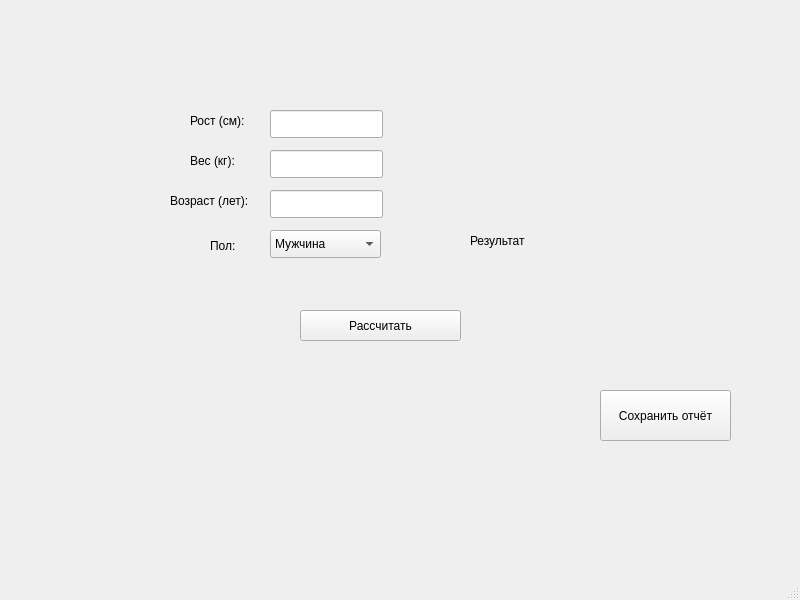
<?xml version="1.0" encoding="UTF-8"?>
<ui version="4.0">
 <class>MainWindow</class>
 <widget class="QMainWindow" name="MainWindow">
  <property name="geometry">
   <rect>
    <x>0</x>
    <y>0</y>
    <width>800</width>
    <height>600</height>
   </rect>
  </property>
  <property name="windowTitle">
   <string>MainWindow</string>
  </property>
  <widget class="QWidget" name="centralwidget">
   <widget class="QLabel" name="heightLabel">
    <property name="geometry">
     <rect>
      <x>190</x>
      <y>100</y>
      <width>81</width>
      <height>41</height>
     </rect>
    </property>
    <property name="text">
     <string>Рост (см):</string>
    </property>
   </widget>
   <widget class="QLabel" name="weightLabel">
    <property name="geometry">
     <rect>
      <x>190</x>
      <y>140</y>
      <width>81</width>
      <height>41</height>
     </rect>
    </property>
    <property name="text">
     <string>Вес (кг):</string>
    </property>
   </widget>
   <widget class="QLabel" name="ageLabel">
    <property name="geometry">
     <rect>
      <x>170</x>
      <y>180</y>
      <width>101</width>
      <height>41</height>
     </rect>
    </property>
    <property name="text">
     <string>Возраст (лет):</string>
    </property>
   </widget>
   <widget class="QLabel" name="genderLabel">
    <property name="geometry">
     <rect>
      <x>210</x>
      <y>230</y>
      <width>81</width>
      <height>31</height>
     </rect>
    </property>
    <property name="text">
     <string>Пол:</string>
    </property>
   </widget>
   <widget class="QLineEdit" name="heightInput">
    <property name="geometry">
     <rect>
      <x>270</x>
      <y>110</y>
      <width>113</width>
      <height>28</height>
     </rect>
    </property>
   </widget>
   <widget class="QLineEdit" name="weightInput">
    <property name="geometry">
     <rect>
      <x>270</x>
      <y>150</y>
      <width>113</width>
      <height>28</height>
     </rect>
    </property>
   </widget>
   <widget class="QLineEdit" name="ageInput">
    <property name="geometry">
     <rect>
      <x>270</x>
      <y>190</y>
      <width>113</width>
      <height>28</height>
     </rect>
    </property>
   </widget>
   <widget class="QComboBox" name="genderComboBox">
    <property name="geometry">
     <rect>
      <x>270</x>
      <y>230</y>
      <width>111</width>
      <height>28</height>
     </rect>
    </property>
    <item>
     <property name="text">
      <string>Мужчина</string>
     </property>
    </item>
    <item>
     <property name="text">
      <string>Женщина</string>
     </property>
    </item>
   </widget>
   <widget class="QPushButton" name="calculateButton">
    <property name="geometry">
     <rect>
      <x>300</x>
      <y>310</y>
      <width>161</width>
      <height>31</height>
     </rect>
    </property>
    <property name="text">
     <string>Рассчитать</string>
    </property>
   </widget>
   <widget class="QPushButton" name="saveButton">
    <property name="geometry">
     <rect>
      <x>600</x>
      <y>390</y>
      <width>131</width>
      <height>51</height>
     </rect>
    </property>
    <property name="text">
     <string>Сохранить отчёт</string>
    </property>
   </widget>
   <widget class="QLabel" name="resultLabel">
    <property name="geometry">
     <rect>
      <x>470</x>
      <y>210</y>
      <width>131</width>
      <height>61</height>
     </rect>
    </property>
    <property name="text">
     <string>Результат</string>
    </property>
   </widget>
  </widget>
  <widget class="QMenuBar" name="menubar">
   <property name="geometry">
    <rect>
     <x>0</x>
     <y>0</y>
     <width>800</width>
     <height>25</height>
    </rect>
   </property>
  </widget>
  <widget class="QStatusBar" name="statusbar"/>
 </widget>
 <resources/>
 <connections/>
</ui>
